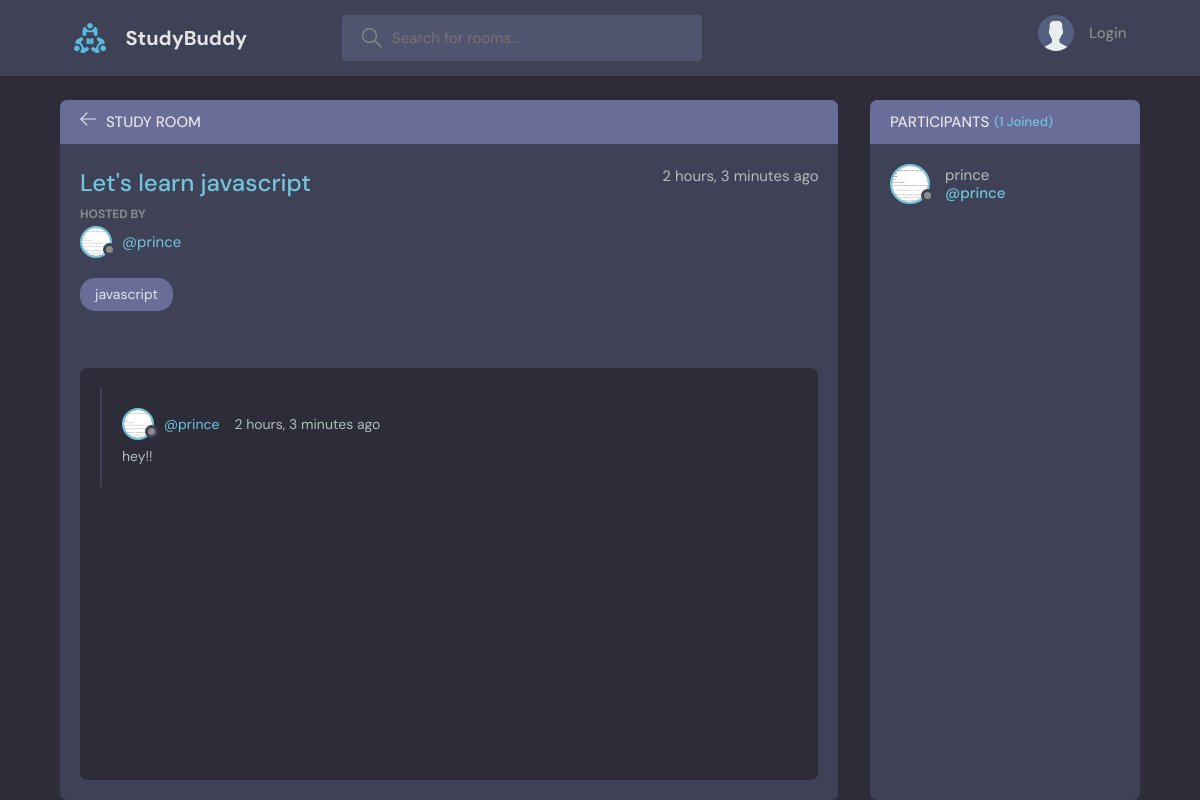
The page /room/1/ on the database as committed earlier.
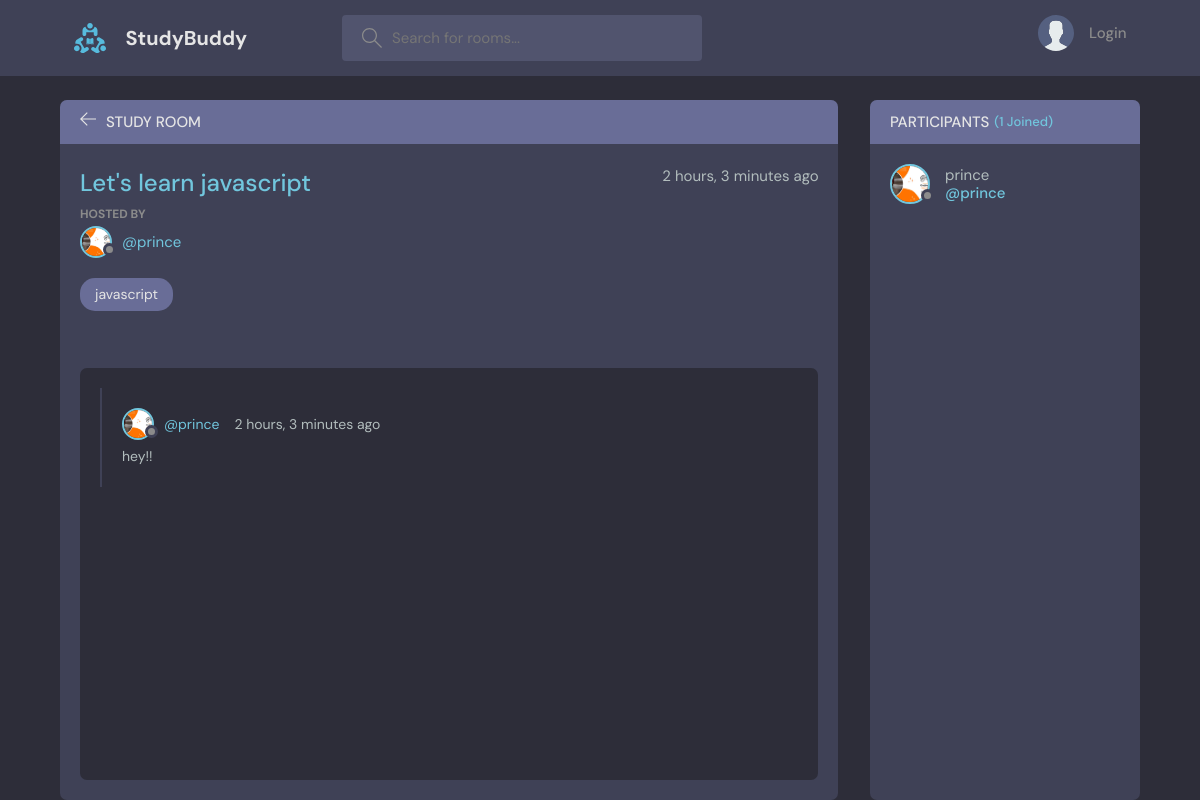
The same page on the database as committed later.
### base/models.py (models this page shows, shortened)
class Room(models.Model):
    host=models.ForeignKey(User, on_delete=models.SET_NULL, null=True )
    name = models.CharField(max_length=100)
    topic=models.ForeignKey(Topic, on_delete=models.CASCADE, null=True)
    participants=models.ManyToManyField(User, related_name='participants', blank=True)
    description = models.TextField(max_length=250)
    created_at = models.DateTimeField(auto_now_add=True)
    updated_at = models.DateTimeField(auto_now=True)
    class Meta:
        ordering = ['-created_at', 'updated_at']

class User(AbstractUser):
    name = models.CharField(max_length=200, null=True)
    email = models.EmailField(unique=True, null=True)
    bio=models.TextField(null=True)
    avatar=models.ImageField(null=True, default='avatar.svg')
    USERNAME_FIELD= 'email'
    REQUIRED_FIELDS = []

class Message(models.Model):
    user= models.ForeignKey(User, on_delete=models.SET_NULL, null=True)
    room = models.ForeignKey(Room, on_delete=models.CASCADE, null=True)
    body=models.TextField()
    created_at = models.DateTimeField(auto_now_add=True, null=True)
    class Meta:
        ordering = ['-created_at']

class Topic(models.Model):
    name = models.CharField(max_length=100)

### base/views.py (the view, shortened to what this page needs)
# urls.py: path('room/', views.room),
def room(request, pk):
    room = Room.objects.get(id=pk)
    room_message= room.message_set.all().order_by('-created_at')
    participants= room.participants.all()
    context = {'room':room, 'room_message':room_message, 'participants':participants}
    return render(request, 'base/room.html', context)

### base/templates/base/room.html (shortened to what this page needs)
{% extends 'main.html' %}
{% block content %}
    <main class="profile-page layout layout--2">
      <div class="container">
        <div class="room">
          <div class="room__top">
            <div class="room__topLeft">
              <a href="{% url 'home' %}">
                <svg version="1.1" xmlns="http://www.w3.org/2000/svg" width="32" height="32" viewBox="0 0 32 32">
                  <title>arrow-left</title>
                  <path
                    d="M13.723 2.286l-13.723 13.714 13.719 13.714 1.616-1.611-10.96-10.96h27.625v-2.286h-27.625l10.965-10.965-1.616-1.607z"
                  ></path>
                </svg>
              </a>
              <h3>Study Room</h3>
            </div>
          </div>
          <div class="room__box scroll">
            <div class="room__header scroll">
              <div class="room__info">
                <h3>{{room.name}}</h3>
                <span>{{room.created_at | timesince}} ago</span>
              </div>
              <div class="room__hosted">
                <p>Hosted By</p>
                <a href="{% url 'user-profile' room.host.id %}" class="room__author">
                  <div class="avatar avatar--small">
                    <img src="{{room.host.avatar.url}}" />
                  </div>
                  <span>@{{room.host.username}}</span>
                </a>
              </div>
              <span class="room__topics">{{room.topic.name}}</span>
            </div>
            <div class="room__conversation">
              <div class="threads scroll">
                {% for message in room_message %}
                <div class="thread">
                  <div class="thread__top">
                    <div class="thread__author">
                      <a href="#" class="thread__authorInfo">
                        <div class="avatar avatar--small">
                          <img src="{{message.user.avatar.url}}" />
                        </div>
                        <span>@{{message.user.username}}</span>
                      </a>
                      <span class="thread__date">{{message.created_at | timesince}} ago</span>
                    </div>
                  </div>
                  <div class="thread__details">
                    {{message.body}}
                  </div>
                </div>
                {% endfor %}
              </div>
            </div>
          </div>
        </div>
        <div class="participants">
          <h3 class="participants__top">Participants <span>({{participants.all.count}} Joined)</span></h3>
          <div class="participants__list scroll">
            {% for user in participants %}
            <a href="profile.html" class="participant">
              <div class="avatar avatar--medium">
                <img src="{{user.avatar.url}}" alt="" />
              </div>
              <p>
                {{user.username}}
                <span>@{{user.username}}</span>
              </p>
            </a>
            {% endfor %}
          </div>
        </div>
      </div>
    </main>
{% endblock %}

Rows that differ between the two databases and show on the page:
changed through a linked row, Room "Let's learn javascript": host.avatar: a different picture
changed through a linked row, Message "hey!!": user.avatar: a different picture
changed User "prince": avatar: a different picture
